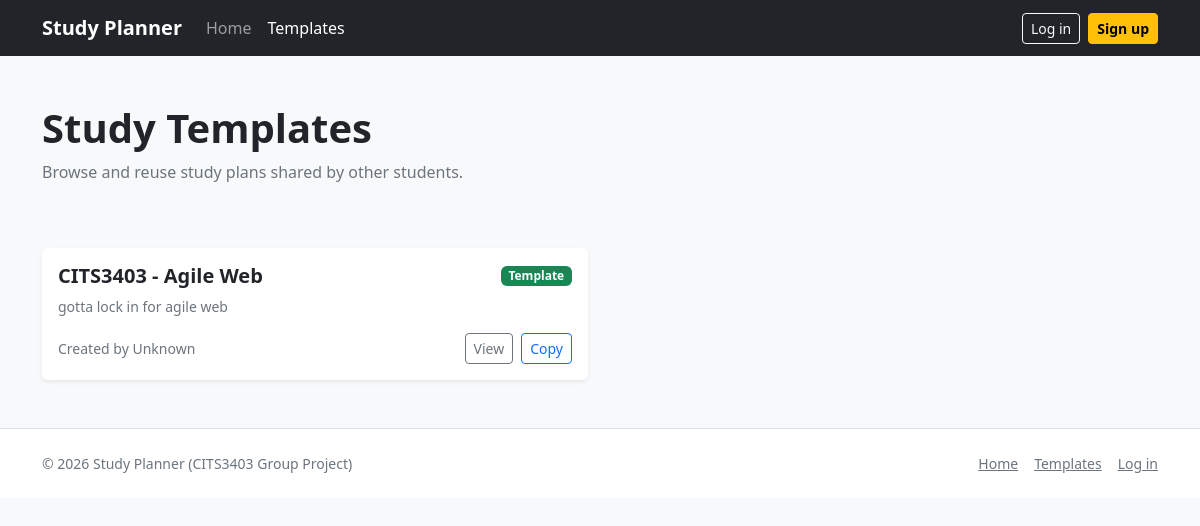
The page /templates on the database as committed earlier.
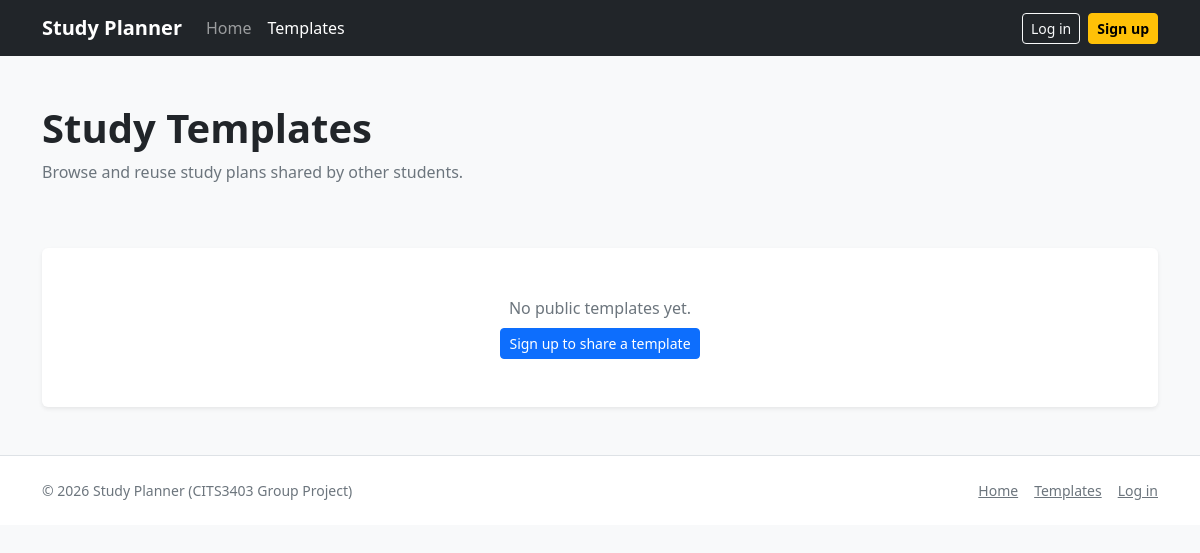
The same page on the database as committed later.
### app/models.py (models this page shows)
class Plan(db.Model):
    __tablename__ = "plans"
    id = db.Column(db.Integer, primary_key=True)
    title = db.Column(db.String(200), nullable=False)
    description = db.Column(db.Text, nullable=True)
    start_date = db.Column(db.Date, nullable=True)
    end_date = db.Column(db.Date, nullable=True)
    is_template = db.Column(db.Boolean, default=False, nullable=False)
    user_id = db.Column(db.Integer, db.ForeignKey("users.id"), nullable=False)
    sessions = db.relationship("Session", backref="plan", lazy=True, cascade="all, delete-orphan")

### app/routes.py (the view)
@main.route("/templates")
def templates():
    templates = Plan.query.filter_by(is_template=True).order_by(Plan.id.desc()).all()
    return render_template("templates.html", templates=templates)

### app/templates/templates.html (shortened to what this page needs)
{% extends "base.html" %}
{% block nav_templates %}active{% endblock %}
{% block content %}
<header class="py-5">
  <div class="container">
    <h1 class="fw-bold">Study Templates</h1>
    <p class="text-secondary">Browse and reuse study plans shared by other students.</p>
  </div>
</header>
<section class="pb-5">
  <div class="container">
    <div class="row g-4">
      {% if templates %}
        {% for template in templates %}
        <div class="col-md-6">
          <div class="card h-100 shadow-sm border-0">
            <div class="card-body">
              <div class="d-flex justify-content-between align-items-center">
                <h5 class="fw-semibold mb-0">{{ template.title }}</h5>
                <span class="badge bg-success">Template</span>
              </div>
              <p class="text-secondary small mt-2 mb-2">
                {{ template.description if template.description else 'No description provided.' }}
              </p>
              <div class="d-flex justify-content-between align-items-center mt-3">
                <div>
                  <small class="text-secondary d-block">
                    Created by {{ template.author.username if template.author else 'Unknown' }}
                  </small>
                </div>
                <div class="d-flex gap-2">
                  <a href="{{ url_for('main.template_view', template_id=template.id) }}"
                     class="btn btn-outline-secondary btn-sm">
                    View
                  </a>
                  <form method="post"
                        action="{{ url_for('main.template_copy', template_id=template.id) }}"
                        class="d-inline">
                    <button class="btn btn-outline-primary btn-sm" type="submit">
                      Copy
                    </button>
                  </form>
                </div>
              </div>
            </div>
          </div>
        </div>
        {% endfor %}
      {% else %}
        <div class="col-12">
          <div class="card border-0 shadow-sm">
            <div class="card-body text-center py-5">
              <p class="text-secondary mb-2">No public templates yet.</p>
              <a href="{{ url_for('main.signup') }}" class="btn btn-primary btn-sm">
                Sign up to share a template
              </a>
            </div>
          </div>
        </div>
      {% endif %}
    </div>
  </div>
</section>
{% endblock %}

Rows that differ between the two databases and show on the page:
no longer on this page (row edited): Plan: title "CITS3403 - Agile Web", description "gotta lock in for agile web", author "Unknown"
Other text that changed with them:
text now shown: "No public templates yet. Sign up to share a template"
